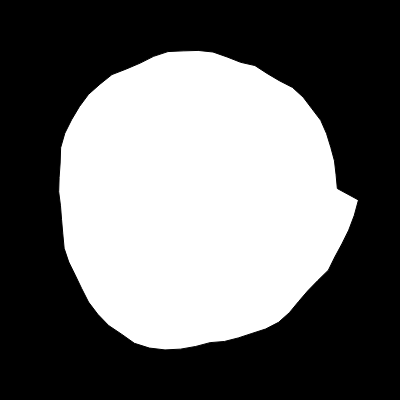
Frame 1 (no input)
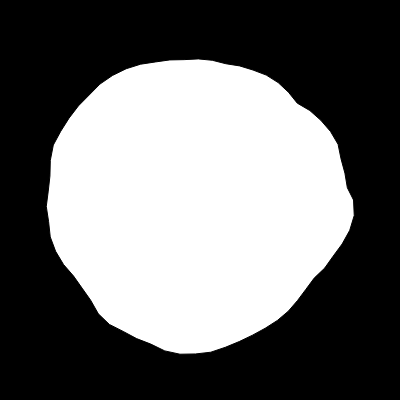
Frame 60 (no input)
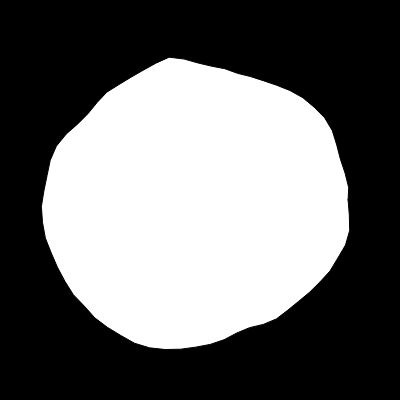
Frame 120 (the mouse pressed at the canvas centre since frame 60)

The p5.js sketch that drew these frames (run headless with seeded random() and noise() and a simulated clock; from frame 60 on, the mouse is pressed at the canvas centre):

// p5.js sketch
// ── sketch.js
yoff = 0;

function setup() {
  createCanvas(400, 400);
}

function draw() {
  background(0);
  translate(width / 2, height / 2);

  let radius = 150;

  beginShape();
  let xoff = 0;
  for (let a = 0; a < TWO_PI; a += 0.1) {
    let offset = map(noise(xoff, yoff), 0, 1, -25, 25);
    let r = radius + offset;
    let x = r * cos(a);
    let y = r * sin(a);
    vertex(x, y);
    xoff += 0.1
  }
  endShape(CLOSE);

  yoff += 0.01;

}
